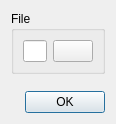
<?xml version="1.0" encoding="UTF-8"?>
<ui version="4.0">
 <class>LutDialog</class>
 <widget class="QDialog" name="LutDialog">
  <property name="geometry">
   <rect>
    <x>0</x>
    <y>0</y>
    <width>116</width>
    <height>124</height>
   </rect>
  </property>
  <property name="windowTitle">
   <string>LUT effect settings</string>
  </property>
  <layout class="QVBoxLayout" name="verticalLayout">
   <item>
    <widget class="QGroupBox" name="file">
     <property name="toolTip">
      <string>&lt;html&gt;&lt;head/&gt;&lt;body&gt;&lt;p&gt;lutFile is the path to the LUT file that will be used&lt;/p&gt;&lt;p&gt;supported are .CUBE files and .png with width == height * height&lt;/p&gt;&lt;/body&gt;&lt;/html&gt;</string>
     </property>
     <property name="title">
      <string>File</string>
     </property>
     <layout class="QHBoxLayout" name="horizontalLayout">
      <item>
       <widget class="QLineEdit" name="fileValue"/>
      </item>
      <item>
       <widget class="QPushButton" name="fileSelect">
        <property name="icon">
         <iconset theme="document-open">
          <normaloff>.</normaloff>.</iconset>
        </property>
       </widget>
      </item>
     </layout>
    </widget>
   </item>
   <item>
    <spacer name="verticalSpacer">
     <property name="orientation">
      <enum>Qt::Vertical</enum>
     </property>
     <property name="sizeHint" stdset="0">
      <size>
       <width>20</width>
       <height>40</height>
      </size>
     </property>
    </spacer>
   </item>
   <item>
    <widget class="QDialogButtonBox" name="buttonBox">
     <property name="orientation">
      <enum>Qt::Horizontal</enum>
     </property>
     <property name="standardButtons">
      <set>QDialogButtonBox::Ok</set>
     </property>
    </widget>
   </item>
  </layout>
 </widget>
 <resources/>
 <connections>
  <connection>
   <sender>buttonBox</sender>
   <signal>accepted()</signal>
   <receiver>LutDialog</receiver>
   <slot>accept()</slot>
   <hints>
    <hint type="sourcelabel">
     <x>248</x>
     <y>254</y>
    </hint>
    <hint type="destinationlabel">
     <x>157</x>
     <y>274</y>
    </hint>
   </hints>
  </connection>
  <connection>
   <sender>buttonBox</sender>
   <signal>rejected()</signal>
   <receiver>LutDialog</receiver>
   <slot>reject()</slot>
   <hints>
    <hint type="sourcelabel">
     <x>316</x>
     <y>260</y>
    </hint>
    <hint type="destinationlabel">
     <x>286</x>
     <y>274</y>
    </hint>
   </hints>
  </connection>
 </connections>
</ui>
